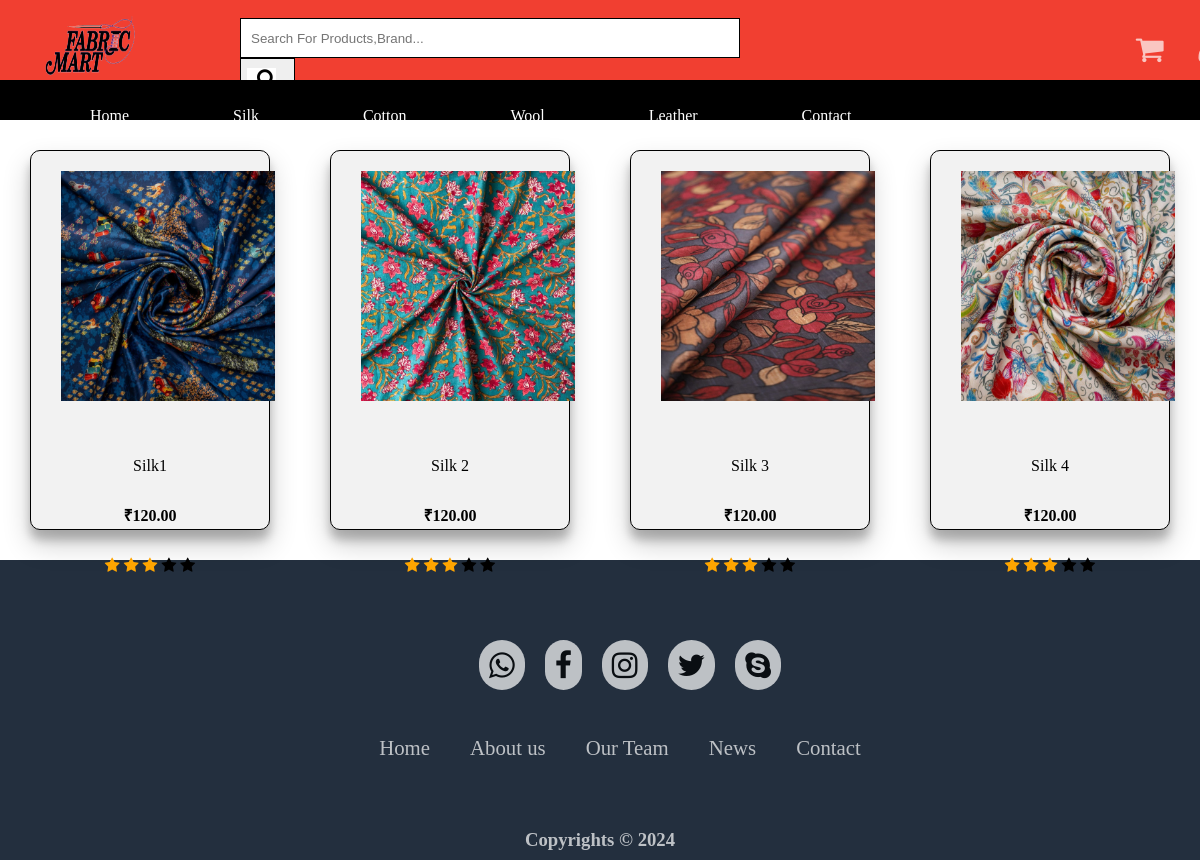
The page /silk.php on the database its author committed.
### tables this page shows
CREATE TABLE `products` (
  `id` int(11) NOT NULL,
  `name` varchar(255) NOT NULL,
  `image` longblob DEFAULT NULL,
  `price` decimal(10,2) NOT NULL,
  `category_id` int(11) NOT NULL
);

### silk.php (the view, shortened to what this page needs)
<?php
include "header.php";
?>
<html>
<head>
<link rel="stylesheet" href="index.css">
</head>
<body>
<article id="container1">
 <?php
        include "admin/connection.php";
        $sql = "select * from products where id and category_id=1" ;
        $run = mysqli_query($conn, $sql);
        $id= 1;
        while($row = mysqli_fetch_array($run))
        {
            $uid = $row['id'];
            $name = $row['name'];
            $price = $row['price'];
	     	$image=$row['image'];
           ?>
<div class="card1">
<div class="image">
<a href='order.php?order=<?php echo $uid ?>'>
<img src="admin/uploads/<?php echo $image?>" class="img1">
</div>
<div class="product-name">
<p><span><?php echo $name ?><span> </p>
<p><span class="offer">₹<?php echo $price ?></span></p>
<p><span class="fa fa-star checked"></span>
<span class="fa fa-star checked"></span>
<span class="fa fa-star checked"></span>
<span class="fa fa-star"></span>
<span class="fa fa-star"></span></p>
</div>
</div>
	<?php $id++; } ?>
</article>
<?php
include "footer.php";
?>
</body>
</html>

### index.css (style rules this page uses)
html,body { width: 100%; height: 100%; padding: 0px; margin: 0px; overflow-x: hidden; }
article { width:100%; height:auto; }
#container1 { width:100%; display:flex; justify-content:center; align-items:center; }
.card1 { width:21%; display:block; border:1px solid black; margin:30px; height:380px; border-radius:10px; box-sizing:border-box; box-shadow:0 14px 28px rgba(0,0,0,0.2), 0 10px 10px rgba(0,0,0,0.22); cursor:pointer; transition:.4s; background:#f2f2f2; }
#container1 a { text-decoration:none; color:black; }
article .img1 { width:90%; height:230px; padding-left:30px; padding-top:20px; }
.product-name { display:block; text-align:center; padding-top:40px; }
.offer { font-weight:bold; line-height:50px; }
.checked { color:orange; }

### rows shown on the page
products: image (picture), name "Silk1", price "120.00"
products: image (picture), name "Silk 2", price "120.00"
products: image (picture), name "Silk 3", price "120.00"
products: image (picture), name "Silk 4", price "120.00"
